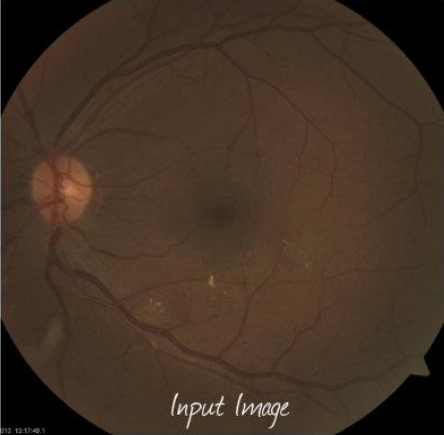
#> input picture HW1/Q4_images/input.png, 444 x 435 px
$ jupyter execute Q4.ipynb
#> lines starting #> are read from the running program, lines starting #| are printed output that depends on the picture
## Q4

<h3> in this section we want to implement histogram matching </h3>
<h3><b> note : you can't use libraries in this section </b></h3>

[cell 1]
import cv2
import numpy as np
import matplotlib.pyplot as plt
import math

[cell 2]
def calc_hist(image):
    '''
    Do not use libraries
    calculate image histogram
    input(s):
      image (ndarray): input image
    output(s):
      hist (ndarray): computed input image histogram
    '''
    # calculate histogram without using libraries and loops and with numpy
    hist, bins = np.histogram(image, 256, [0, 256])
    return hist

[cell 3]
def calc_cdf(channel):
  '''
    Do not use libraries
    calculate image cdf
    input(s):
      channel (ndarray): input image channel
    output(s):
      cdf (ndarray): computed cdf for input image channel
  '''
  hist = calc_hist(channel)
  cdf = np.cumsum(hist)
  cdf = cdf / cdf[-1]
  return cdf

[cell 4]
def hist_matching(src_image, ref_image):
  '''
  This function takes two images as input, source and reference, and returns a transformed source image
  such that its histogram matches that of the reference image.
  '''
  # Make a copy of the source image to avoid modifying the original
  output_image = src_image.copy()

  # Define the channels to be used (RGB)
  channels = [(0, 'Blue channel'), (1, 'Green channel'), (2, 'Red channel')]

  # Iterate over each channel
  for channel, title in channels:
    # Calculate the cumulative distribution function (CDF) of the source and reference images for the current channel
    src_cdf = calc_cdf(src_image[:,:,channel])
    ref_cdf = calc_cdf(ref_image[:,:,channel])

    # Normalize the CDFs by dividing by the maximum value (255)
    src_cdf = src_cdf / src_cdf[255]
    ref_cdf = ref_cdf / ref_cdf[255]

    # Calculate the mapping between the source and reference CDFs
    mapping = np.argmin(np.abs(src_cdf.reshape((256,1)) - ref_cdf), axis=1)

    # Apply the mapping to the source image for the current channel
    output_image[:,:,channel] = mapping[src_image[:,:,channel]]

  # Return the transformed source image
  return output_image

[cell 5]
# Do not change this cell
src = cv2.imread('Q4_images/input.png')
#> src is the input picture: shape (435, 444, 3); mean B, G, R 37.4, 50.8, 68.6
ref = cv2.imread('Q4_images/ref.png')
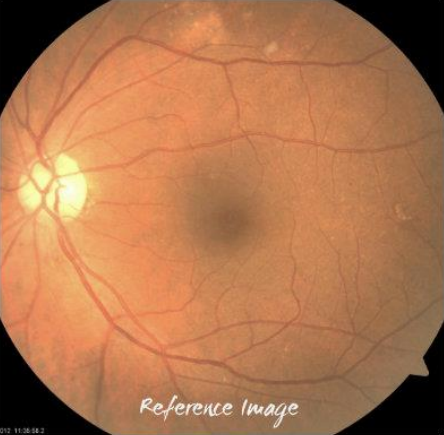
#> input picture HW1/Q4_images/ref.png, 444 x 435 px
#> ref is the input picture: shape (435, 444, 3); mean B, G, R 78.8, 117.4, 174.3
Array = [src, ref, hist_matching(src,ref)]
#> after the loop in hist_matching, `for channel, title in channels:`:
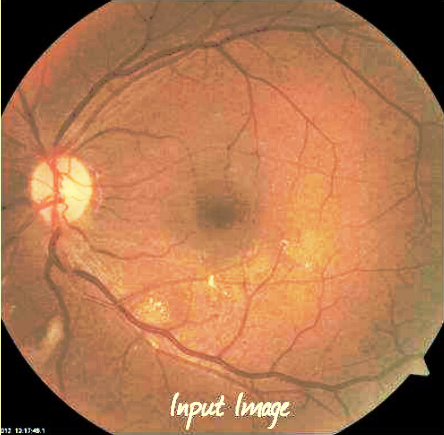
#> output_image: shape (435, 444, 3); mean B, G, R 79.6, 118.5, 175.4
titles = ['source image', 'reference image', 'output image']
plt.figure(figsize=(20,20))
for i in range(3):
  plt.subplot(1,3,i+1)
  plt.imshow(Array[i][:,:,::-1])
  plt.title(titles[i])
  plt.axis('off')
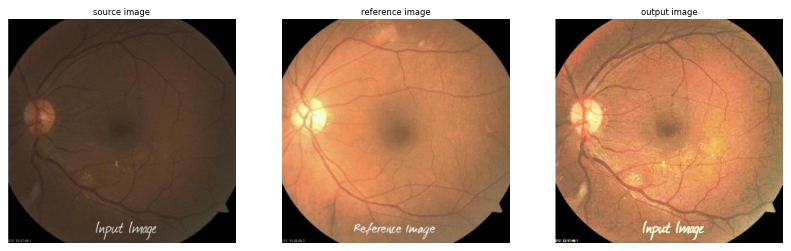
#> figure drawn by matplotlib, 3 panels

[cell 6]
# Do not change this cell
fig = plt.figure(figsize= (16, 5))
channels = [(0, 'Blue channel'), (1, 'Green channel'), (2, 'Red channel')]
output = hist_matching(src,ref)
for channel, title in channels:
    fig.add_subplot(1, 3, channel+ 1)
    a = calc_cdf(output[:,:,channel])
    b = calc_cdf(src[:,:,channel])
    c = calc_cdf(ref[:,:,channel])
    plt.plot(a,label='output')
    plt.plot(b,label='src')
    plt.plot(c,label='ref')
    plt.legend()
    plt.title(title)
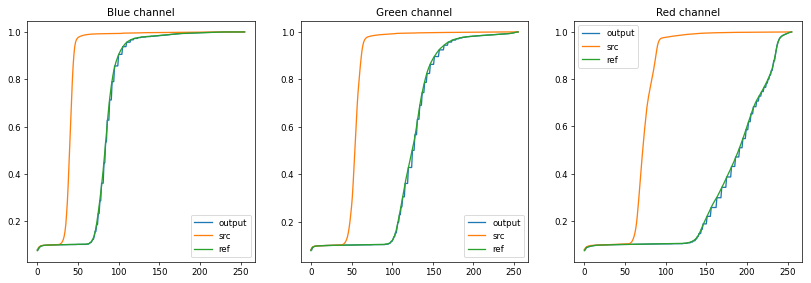
#> figure drawn by matplotlib, 3 panels; panel 1: curve peaks at x = 238, y = 1; panel 1: curve peaks at x = 242, y = 1; panel 1: curve peaks at x = 238, y = 1; panel 2: curve peaks at x = 255, y = 1
